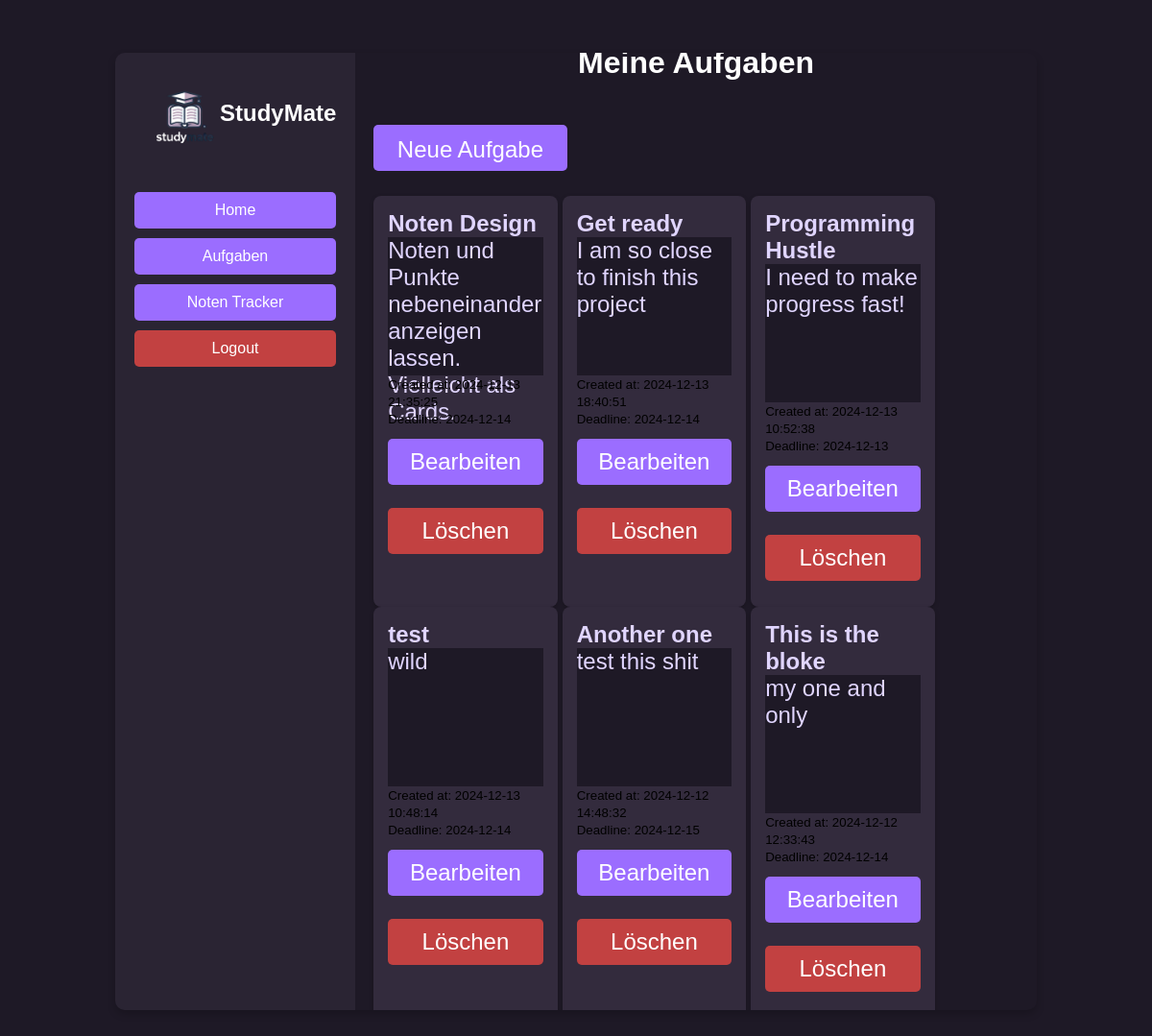
The app's page /todos (signed in) with its own data.
### app/models.py (models this page shows)
class ToDo(db.Model):
    id = db.Column(db.Integer, primary_key=True)
    title = db.Column(db.String(100), nullable=False)
    description = db.Column(db.Text, nullable=True)
    created_at = db.Column(db.DateTime, default=db.func.current_timestamp())
    user_id = db.Column(db.Integer, db.ForeignKey('user.id'))
    deadline = db.Column(db.DateTime, nullable=True)

### app/routes.py (the view)
@main.route('/todos')
@login_required
def todos():
    tasks = ToDo.query.filter_by(user_id=current_user.id).order_by(ToDo.created_at.desc()).all()
    return render_template('todos.html', tasks=tasks)

### app/__init__.py (called while the page is built)
@login_manager.user_loader
def load_user(user_id):
    return User.query.get(int(user_id))

### app/templates/todos.html
{% extends "base.html" %}
{% block content %}
<h1>Meine Aufgaben</h1>
    <div class="big_button">
        <a href="{{ url_for('main.add_todo') }}" class="btn btn-primary big_btn" role="button">Neue Aufgabe</a>
    </div>
    <div class="card-container">
            {% for task in tasks %}
        <div class="todo-card">
                <h2>{{ task.title }}</h2>
                <p class="description">{{ task.description }}</p>
                <small>Created at: {{ task.created_at }}</small><br>
                <small>Deadline: {{ task.deadline.strftime('%Y-%m-%d') if task.deadline else 'No deadline set' }}</small>
            <div class="btn_container">
                <form action="{{ url_for('main.edit_todo', task_id=task.id) }}" method="GET" style="display:inline;">
                    <button type="submit" class="btn btn-primary">Bearbeiten</button>
                </form>
                <form action="{{ url_for('main.delete_todo', task_id=task.id) }}" method="POST" style="display:inline;">
                    <button type="submit" class="btn btn-primary btn-delete">Löschen</button>
                </form>
            </div>
        </div>
            {% endfor %}
    </div>
{% endblock %}

### app/static/style.css (style rules this page uses)
:root { --primary-purple: #9b6dff; --primary-hover: #8557f7; --dark-bg: #1e1926; --sidebar-bg: #2a2433; --card-bg: #332b3d; --text-primary: #ffffff; --text-secondary: #e0d5ff; --text-muted: #b4a5d6; --border-color: #3d3447; --alert-color: rgb(194, 65, 65); }
* { margin: 0; padding: 0; box-sizing: border-box; font-family: Arial, sans-serif; }
body { height: 100vh; display: flex; justify-content: center; align-items: center; background-color: var(--dark-bg); }
h1 { text-align: center; color: var(--text-primary); }
h2 { color: var(--text-secondary); }
button { width: 100%; height: 50px; padding: 15px; font-size: 1.2rem; background-color: var(--primary-purple); color: var(--text-primary); border: none; border-radius: 5px; cursor: pointer; transition: background-color 0.3s ease; }
.btn { display: inline-block; padding: 10px 20px; margin: 0.5em 0 0.5em 0; border: none; border-radius: 5px; text-align: center; cursor: pointer; text-decoration: none; transition: background-color 0.3s ease; width: 100%; height: 3rem; font-size: 1.5em; }
.btn-primary { background-color: var(--primary-purple); color: var(--text-primary); }
.btn-delete { background-color: var(--alert-color); color: var(--text-primary); }
.big_button { width: 30%; height: 2em; margin: 5% 0; line-height: 2em; padding: 0; }
.description { background-color: var(--dark-bg); color: var(--text-secondary); height: 6em; }
p { color: var(--text-muted); font-size: 1.5em; }
.card-container { width: 100%; margin-top: 8%; display: flex; flex-wrap: wrap; justify-content: flex-start; }
.todo-card { background-color: var(--card-bg); width: calc(30% - 10px); height: auto; padding: 15px; margin-right: 5px; border-radius: 8px; box-shadow: 0 2px 5px rgba(0, 0, 0, 0.2); }

### records on screen
ToDo: title "Noten Design", description "Noten und Punkte nebeneinander anzeigen lassen. Vielleicht als Cards.", created_at "2024-12-13 21:35:25", deadline "2024-12-14"
ToDo: title "Get ready", description "I am so close to finish this project", created_at "2024-12-13 18:40:51", deadline "2024-12-14"
ToDo: title "Programming Hustle", description "I need to make progress fast!", created_at "2024-12-13 10:52:38", deadline "2024-12-13"
ToDo: title "test", description "wild", created_at "2024-12-13 10:48:14", deadline "2024-12-14"
ToDo: title "Another one", description "test this shit", created_at "2024-12-12 14:48:32", deadline "2024-12-15"
ToDo: title "This is the bloke", description "my one and only", created_at "2024-12-12 12:33:43", deadline "2024-12-14"
